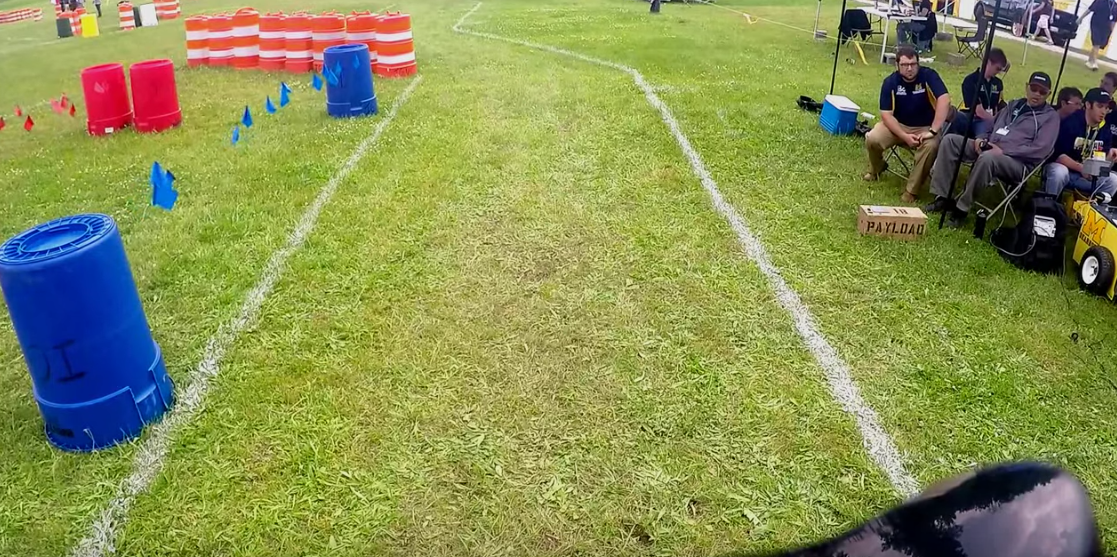
#> input picture OpenCV/f2.png, 1117 x 557 px
$ python Tutorial1.py
#> lines starting #> are read from the running program, lines starting #| are printed output that depends on the picture
import numpy as np
import cv2

img = cv2.imread('f2.png',0)
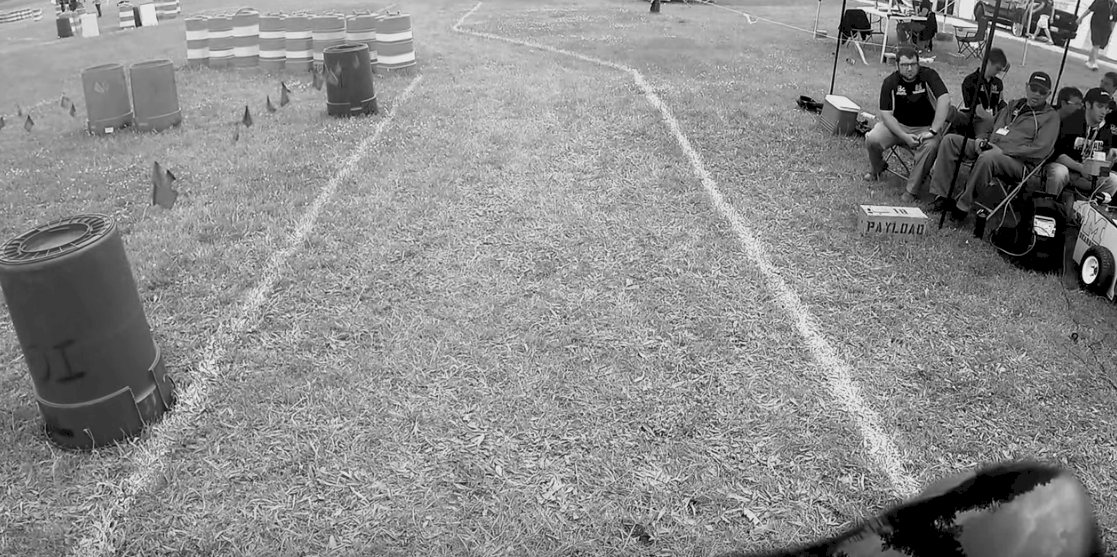
#> img: shape (557, 1117); min 0, max 247, mean 139.8
cv2.imshow('image',img)
cv2.waitKey(0)
cv2.destroyAllWindows()

cv2.namedWindow('image',cv2.WINDOW_NORMAL)
cv2.imshow('image',img)
cv2.waitKey(0)
cv2.destroyAllWindows()
